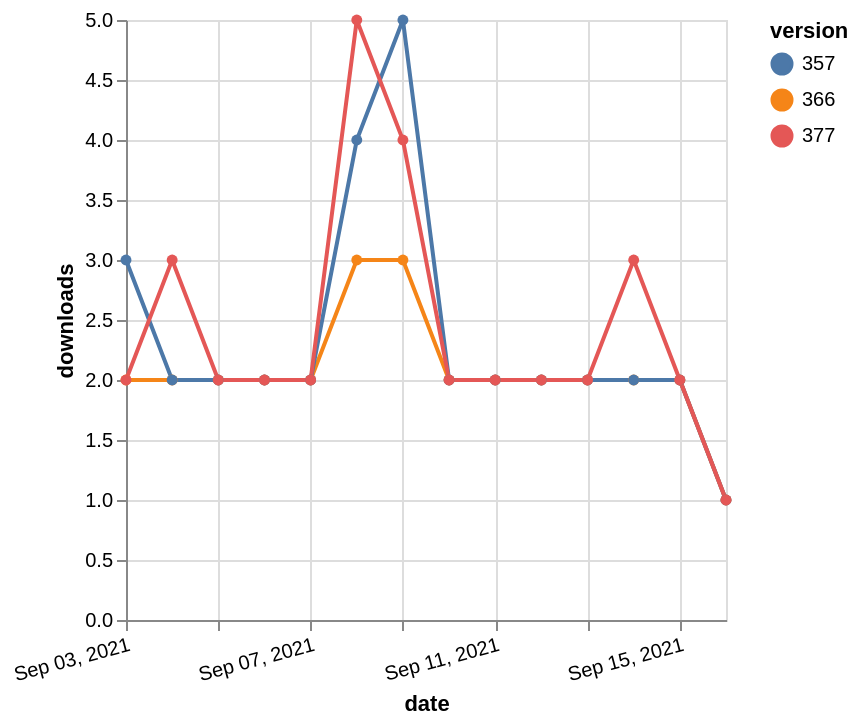

Express this chart as Vega-Lite.
### Vega-Lite specification from a JSON file in a GitHub repository (floating-point values rounded to 4 significant figures)
{"$schema": "https://vega.github.io/schema/vega-lite/v5.json", "description": "A simple bar chart with embedded data.", "data": {"values": [{"date": "2021-09-03", "total": 2275, "delta": 2, "version": "366"}, {"date": "2021-09-04", "total": 2277, "delta": 2, "version": "366"}, {"date": "2021-09-05", "total": 2279, "delta": 2, "version": "366"}, {"date": "2021-09-06", "total": 2281, "delta": 2, "version": "366"}, {"date": "2021-09-07", "total": 2283, "delta": 2, "version": "366"}, {"date": "2021-09-08", "total": 2286, "delta": 3, "version": "366"}, {"date": "2021-09-09", "total": 2289, "delta": 3, "version": "366"}, {"date": "2021-09-10", "total": 2291, "delta": 2, "version": "366"}, {"date": "2021-09-11", "total": 2293, "delta": 2, "version": "366"}, {"date": "2021-09-12", "total": 2295, "delta": 2, "version": "366"}, {"date": "2021-09-13", "total": 2297, "delta": 2, "version": "366"}, {"date": "2021-09-14", "total": 2299, "delta": 2, "version": "366"}, {"date": "2021-09-15", "total": 2301, "delta": 2, "version": "366"}, {"date": "2021-09-16", "total": 2302, "delta": 1, "version": "366"}, {"date": "2021-09-03", "total": 2786, "delta": 3, "version": "357"}, {"date": "2021-09-04", "total": 2788, "delta": 2, "version": "357"}, {"date": "2021-09-05", "total": 2790, "delta": 2, "version": "357"}, {"date": "2021-09-06", "total": 2792, "delta": 2, "version": "357"}, {"date": "2021-09-07", "total": 2794, "delta": 2, "version": "357"}, {"date": "2021-09-08", "total": 2798, "delta": 4, "version": "357"}, {"date": "2021-09-09", "total": 2803, "delta": 5, "version": "357"}, {"date": "2021-09-10", "total": 2805, "delta": 2, "version": "357"}, {"date": "2021-09-11", "total": 2807, "delta": 2, "version": "357"}, {"date": "2021-09-12", "total": 2809, "delta": 2, "version": "357"}, {"date": "2021-09-13", "total": 2811, "delta": 2, "version": "357"}, {"date": "2021-09-14", "total": 2813, "delta": 2, "version": "357"}, {"date": "2021-09-15", "total": 2815, "delta": 2, "version": "357"}, {"date": "2021-09-16", "total": 2816, "delta": 1, "version": "357"}, {"date": "2021-09-03", "total": 2083, "delta": 2, "version": "377"}, {"date": "2021-09-04", "total": 2086, "delta": 3, "version": "377"}, {"date": "2021-09-05", "total": 2088, "delta": 2, "version": "377"}, {"date": "2021-09-06", "total": 2090, "delta": 2, "version": "377"}, {"date": "2021-09-07", "total": 2092, "delta": 2, "version": "377"}, {"date": "2021-09-08", "total": 2097, "delta": 5, "version": "377"}, {"date": "2021-09-09", "total": 2101, "delta": 4, "version": "377"}, {"date": "2021-09-10", "total": 2103, "delta": 2, "version": "377"}, {"date": "2021-09-11", "total": 2105, "delta": 2, "version": "377"}, {"date": "2021-09-12", "total": 2107, "delta": 2, "version": "377"}, {"date": "2021-09-13", "total": 2109, "delta": 2, "version": "377"}, {"date": "2021-09-14", "total": 2112, "delta": 3, "version": "377"}, {"date": "2021-09-15", "total": 2114, "delta": 2, "version": "377"}, {"date": "2021-09-16", "total": 2115, "delta": 1, "version": "377"}]}, "width": "container", "mark": {"type": "line", "point": {"filled": true}}, "encoding": {"x": {"field": "date", "type": "temporal", "timeUnit": "yearmonthdate", "title": "date", "axis": {"labelAngle": -15}}, "y": {"field": "delta", "type": "quantitative", "title": "downloads"}, "color": {"field": "version", "type": "nominal"}, "tooltip": {"field": "delta"}}}
